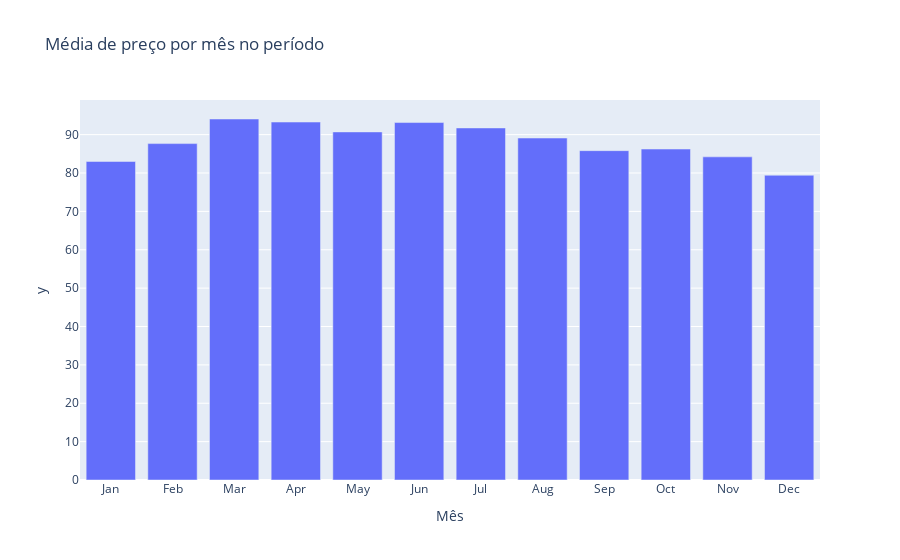

The cell this chart's notebook holds for it:
### Code cell
# Criar um DataFrame com os dados a partir de 2021
df_periodo = df[df['ds'].dt.year > 2021 ]

# Agrupar os dados por mês e calcule a média de do preço
df_periodo_mensal = df_periodo.groupby(df_periodo['ds'].dt.month)['y'].mean().reset_index()

# Adicionar uma coluna com os nomes dos meses
df_periodo_mensal['Mês'] = df_periodo_mensal['ds'].apply(lambda x: calendar.month_abbr[x])

# Criar um gráfico de barras
fig = px.bar(df_periodo_mensal, x='Mês', y='y', title='Média de preço por mês no período')

# Mostrar o gráfico
fig.show()

### Figure 1 — Plotly figure (JSON) as saved in the notebook; plotly's stock layout.template omitted (floating-point values rounded to 4 significant figures)
{"data": [{"alignmentgroup": "True", "hovertemplate": "Mês=%{x}<br>y=%{y}<extra></extra>", "legendgroup": "", "marker": {"color": "#636efa", "pattern": {"shape": ""}}, "name": "", "offsetgroup": "", "orientation": "v", "showlegend": false, "textposition": "auto", "type": "bar", "x": ["Jan", "Feb", "Mar", "Apr", "May", "Jun", "Jul", "Aug", "Sep", "Oct", "Nov", "Dec"], "xaxis": "x", "y": [83.0, 87.66, 94.07, 93.28, 90.71, 93.15, 91.74, 89.12, 85.82, 86.24, 84.21, 79.42], "yaxis": "y"}], "layout": {"barmode": "relative", "legend": {"tracegroupgap": 0}, "title": {"text": "Média de preço por mês no período"}, "xaxis": {"anchor": "y", "domain": [0, 1], "title": {"text": "Mês"}}, "yaxis": {"anchor": "x", "domain": [0, 1], "title": {"text": "y"}}}}
